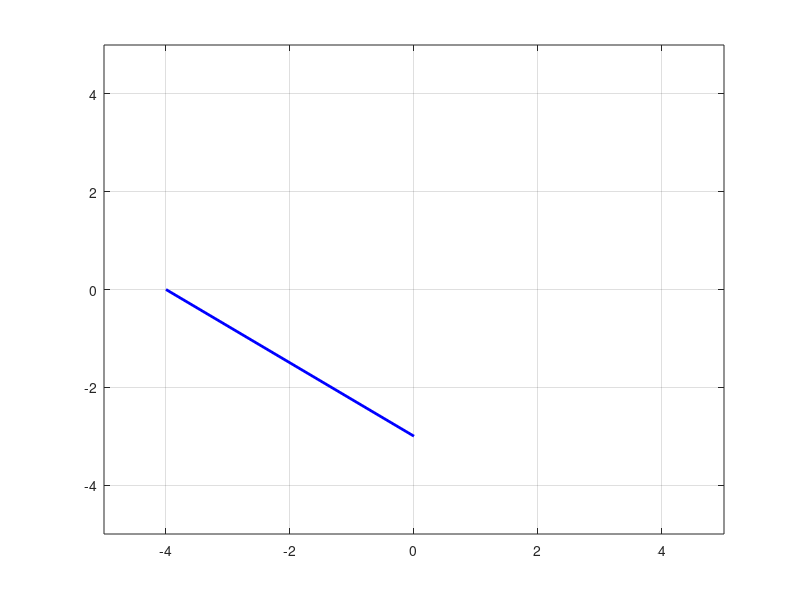

Write the MATLAB code that produced this figure.
% Draw a straight line a1.x + b1.y + c1 = 0
% a1 = 3, b1 = 4, c1 = 12
plot([0 -4], [-3 0], 'b', 'LineWidth', 2);
axis([-5 5 -5 5]); grid on;

% Distance = c/sqrt(a1^2 + b1^2)
